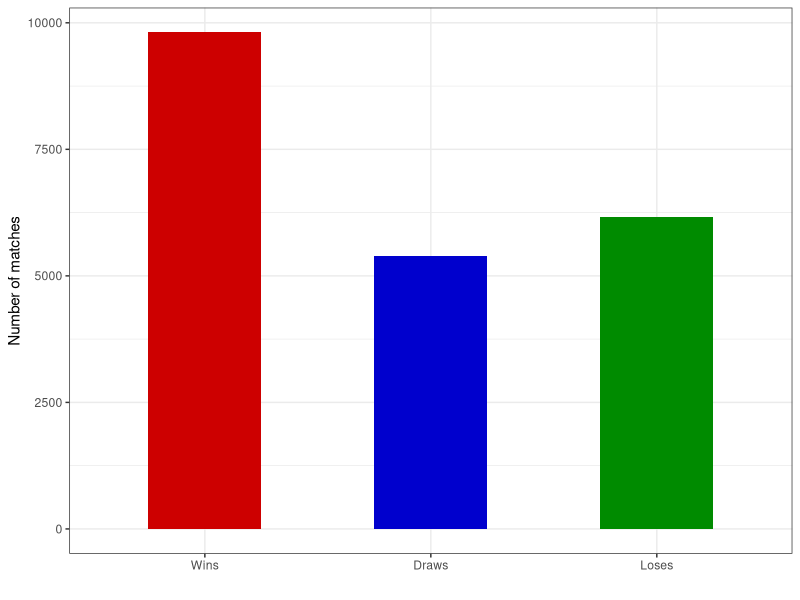

The R script that drew this image:
library(ggplot2)
library(ggthemes)

df <- data.frame(x=rep(c("Wins","Draws","Loses"), c(9810, 5398, 6166)))
positions <- c("Wins", "Draws", "Loses")
colors <- c("blue3", "green4", "red3")

ggplot(df, aes(x)) +
  theme_bw() + 
  geom_bar(width=0.5, fill = colors) + 
  scale_x_discrete(limits = positions) + 
  xlab("") + 
  ylab("Number of matches")
